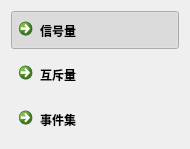
              <widget class="QWidget" name="scrollAreaWidgetContents">
               <property name="geometry">
                <rect>
                 <x>0</x>
                 <y>0</y>
                 <width>171</width>
                 <height>149</height>
                </rect>
               </property>
               <layout class="QGridLayout" name="gridLayout_3">
                <item row="0" column="0">
                 <widget class="QCommandLinkButton" name="comdLB_synchronize_semaphore">
                  <property name="minimumSize">
                   <size>
                    <width>0</width>
                    <height>0</height>
                   </size>
                  </property>
                  <property name="text">
                   <string>信号量</string>
                  </property>
                  <property name="icon">
                   <iconset resource="../seimey.qrc">
                    <normaloff>:/icon/qrc/icon/semaphore.png</normaloff>:/icon/qrc/icon/semaphore.png</iconset>
                  </property>
                  <property name="iconSize">
                   <size>
                    <width>40</width>
                    <height>40</height>
                   </size>
                  </property>
                  <property name="checkable">
                   <bool>true</bool>
                  </property>
                  <property name="checked">
                   <bool>true</bool>
                  </property>
                 </widget>
                </item>
                <item row="1" column="0">
                 <widget class="QCommandLinkButton" name="comdLB_synchronize_mutex">
                  <property name="text">
                   <string>互斥量</string>
                  </property>
                  <property name="icon">
                   <iconset resource="../seimey.qrc">
                    <normaloff>:/icon/qrc/icon/mutex.png</normaloff>:/icon/qrc/icon/mutex.png</iconset>
                  </property>
                  <property name="iconSize">
                   <size>
                    <width>40</width>
                    <height>40</height>
                   </size>
                  </property>
                  <property name="checkable">
                   <bool>true</bool>
                  </property>
                 </widget>
                </item>
                <item row="2" column="0">
                 <widget class="QCommandLinkButton" name="comdLB_synchronize_event">
                  <property name="text">
                   <string>事件集</string>
                  </property>
                  <property name="icon">
                   <iconset resource="../seimey.qrc">
                    <normaloff>:/icon/qrc/icon/event.png</normaloff>:/icon/qrc/icon/event.png</iconset>
                  </property>
                  <property name="iconSize">
                   <size>
                    <width>40</width>
                    <height>40</height>
                   </size>
                  </property>
                  <property name="checkable">
                   <bool>true</bool>
                  </property>
                 </widget>
                </item>
               </layout>
              </widget>
